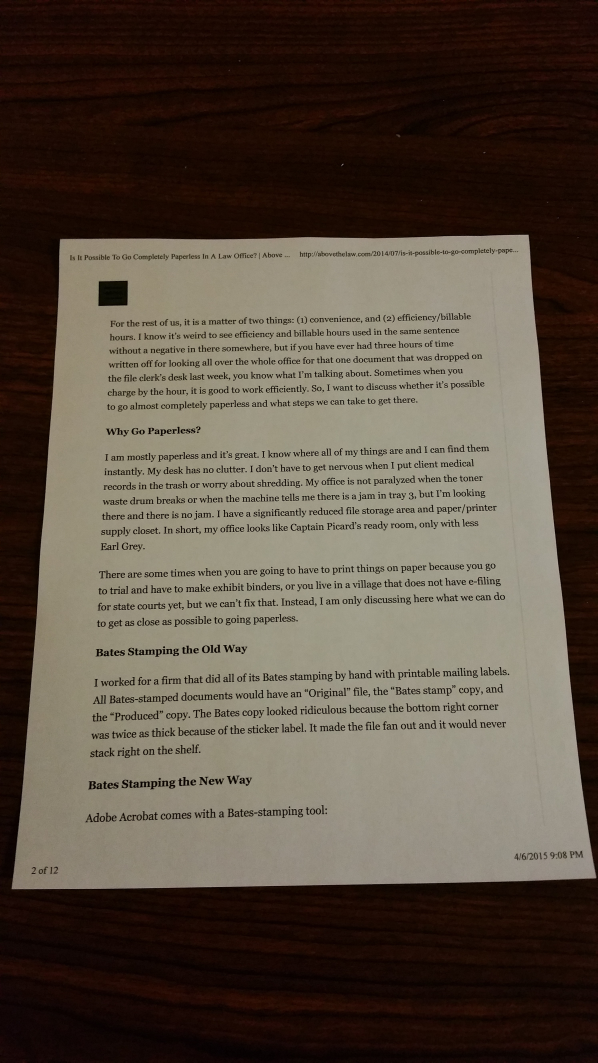
#> input picture server/ocr/input.jpg, 2988 x 5312 px (shown at 1/5 size)
$ python -i scan.py   (imports and definitions only)
#> lines starting #> are read from the running program, lines starting #| are printed output that depends on the picture; after the words box and inside, x2 and y2 are one past the last pixel; in counts of white or black regions, pixels touching at a corner belong together
import cv2  # Replace pyimagesearch imports with OpenCV functions
import numpy as np
from scipy.spatial import distance as dist
from matplotlib.patches import Polygon
import matplotlib.pyplot as plt
import itertools
import math
import os
import base64


class DocScanner(object):
    """An image scanner"""

    def __init__(self, interactive=False, MIN_QUAD_AREA_RATIO=0.25, MAX_QUAD_ANGLE_RANGE=40):
        """
        Args:
            interactive (boolean): If True, user can adjust screen contour before
                transformation occurs in interactive pyplot window.
            MIN_QUAD_AREA_RATIO (float): A contour will be rejected if its corners
                do not form a quadrilateral that covers at least MIN_QUAD_AREA_RATIO
                of the original image. Defaults to 0.25.
            MAX_QUAD_ANGLE_RANGE (int):  A contour will also be rejected if the range
                of its interior angles exceeds MAX_QUAD_ANGLE_RANGE. Defaults to 40.
        """
        self.interactive = interactive
        self.MIN_QUAD_AREA_RATIO = MIN_QUAD_AREA_RATIO
        self.MAX_QUAD_ANGLE_RANGE = MAX_QUAD_ANGLE_RANGE

    def filter_corners(self, corners, min_dist=20):
        """Filters corners that are within min_dist of others"""
        def predicate(representatives, corner):
            return all(dist.euclidean(representative, corner) >= min_dist
                       for representative in representatives)

        filtered_corners = []
        for c in corners:
            if predicate(filtered_corners, c):
                filtered_corners.append(c)
        return filtered_corners

    def angle_between_vectors_degrees(self, u, v):
        """Returns the angle between two vectors in degrees"""
        return np.degrees(
            math.acos(np.dot(u, v) / (np.linalg.norm(u) * np.linalg.norm(v))))

    def get_angle(self, p1, p2, p3):
        """
        Returns the angle between the line segment from p2 to p1
        and the line segment from p2 to p3 in degrees
        """
        a = np.radians(np.array(p1))
        b = np.radians(np.array(p2))
        c = np.radians(np.array(p3))

        avec = a - b
        cvec = c - b

        return self.angle_between_vectors_degrees(avec, cvec)

    def angle_range(self, quad):
        """
        Returns the range between max and min interior angles of quadrilateral.
        The input quadrilateral must be a numpy array with vertices ordered clockwise
        starting with the top left vertex.
        """
        tl, tr, br, bl = quad
        ura = self.get_angle(tl[0], tr[0], br[0])
        ula = self.get_angle(bl[0], tl[0], tr[0])
        lra = self.get_angle(tr[0], br[0], bl[0])
        lla = self.get_angle(br[0], bl[0], tl[0])

        angles = [ura, ula, lra, lla]
        return np.ptp(angles)

    def get_corners(self, img):
        """
        Returns a list of corners ((x, y) tuples) found in the input image. With proper
        pre-processing and filtering, it should output at most 10 potential corners.
        This is a utility function used by get_contours. The input image is expected
        to be rescaled and Canny filtered prior to being passed in.
        """
        # Detect lines using Hough Line Transform
        edges = cv2.Canny(img, 50, 150, apertureSize=3)
        lines = cv2.HoughLinesP(edges, 1, np.pi / 180,
                                threshold=50, minLineLength=50, maxLineGap=10)

        corners = []
        if lines is not None:
            # Process each line and extract endpoints
            for line in lines:
                x1, y1, x2, y2 = line[0]
                corners.append((x1, y1))
                corners.append((x2, y2))

        # Remove corners in close proximity
        corners = self.filter_corners(corners)
        return corners

    def is_valid_contour(self, cnt, IM_WIDTH, IM_HEIGHT):
        """Returns True if the contour satisfies all requirements set at instantitation"""

        return (len(cnt) == 4 and cv2.contourArea(cnt) > IM_WIDTH * IM_HEIGHT * self.MIN_QUAD_AREA_RATIO
                and self.angle_range(cnt) < self.MAX_QUAD_ANGLE_RANGE)

    def order_points(self, pts):
        """
        Orders points in the following order: top-left, top-right, bottom-right, bottom-left.
        """
        rect = np.zeros((4, 2), dtype="float32")

        # Top-left point will have the smallest sum, bottom-right will have the largest sum
        s = pts.sum(axis=1)
        rect[0] = pts[np.argmin(s)]
        rect[2] = pts[np.argmax(s)]

        # Top-right point will have the smallest difference, bottom-left will have the largest difference
        diff = np.diff(pts, axis=1)
        rect[1] = pts[np.argmin(diff)]
        rect[3] = pts[np.argmax(diff)]

        return rect

    def four_point_transform(self, image, pts):
        """
        Performs a perspective transform to obtain a top-down view of the document.
        """
        rect = self.order_points(pts)
        (tl, tr, br, bl) = rect

        # Compute the width of the new image
        widthA = np.sqrt(((br[0] - bl[0]) ** 2) + ((br[1] - bl[1]) ** 2))
        widthB = np.sqrt(((tr[0] - tl[0]) ** 2) + ((tr[1] - tl[1]) ** 2))
        maxWidth = max(int(widthA), int(widthB))

        # Compute the height of the new image
        heightA = np.sqrt(((tr[0] - br[0]) ** 2) + ((tr[1] - br[1]) ** 2))
        heightB = np.sqrt(((tl[0] - bl[0]) ** 2) + ((tl[1] - bl[1]) ** 2))
        maxHeight = max(int(heightA), int(heightB))

        # Construct the destination points for the "birds-eye view"
        dst = np.array([
            [0, 0],
            [maxWidth - 1, 0],
            [maxWidth - 1, maxHeight - 1],
            [0, maxHeight - 1]
        ], dtype="float32")

        # Compute the perspective transform matrix and apply it
        M = cv2.getPerspectiveTransform(rect, dst)
        warped = cv2.warpPerspective(image, M, (maxWidth, maxHeight))

        return warped

    def resize(self, image, height):
        """
        Resizes the image to the specified height while maintaining the aspect ratio.
        """
        (h, w) = image.shape[:2]
        ratio = height / float(h)
        dim = (int(w * ratio), height)

        resized = cv2.resize(image, dim, interpolation=cv2.INTER_AREA)
        return resized

    def get_contour(self, rescaled_image):
        """
        Returns a numpy array of shape (4, 2) containing the vertices of the four corners
        of the document in the image. It considers the corners returned from get_corners()
        and uses heuristics to choose the four corners that most likely represent
        the corners of the document. If no corners were found, or the four corners represent
        a quadrilateral that is too small or convex, it returns the original four corners.
        """

        # these constants are carefully chosen
        MORPH = 9
        CANNY = 84
        HOUGH = 25

        IM_HEIGHT, IM_WIDTH, _ = rescaled_image.shape

        # convert the image to grayscale and blur it slightly
        gray = cv2.cvtColor(rescaled_image, cv2.COLOR_BGR2GRAY)
        gray = cv2.GaussianBlur(gray, (7, 7), 0)

        # dilate helps to remove potential holes between edge segments
        kernel = cv2.getStructuringElement(cv2.MORPH_RECT, (MORPH, MORPH))
        dilated = cv2.morphologyEx(gray, cv2.MORPH_CLOSE, kernel)

        # find edges and mark them in the output map using the Canny algorithm
        edged = cv2.Canny(dilated, 0, CANNY)
        test_corners = self.get_corners(edged)

        approx_contours = []

        if len(test_corners) >= 4:
            quads = []

            for quad in itertools.combinations(test_corners, 4):
                points = np.array(quad)
                points = self.order_points(points)
                points = np.array([[p] for p in points], dtype="int32")
                quads.append(points)

            # get top five quadrilaterals by area
            quads = sorted(quads, key=cv2.contourArea, reverse=True)[:5]
            # sort candidate quadrilaterals by their angle range, which helps remove outliers
            quads = sorted(quads, key=self.angle_range)

            approx = quads[0]
            if self.is_valid_contour(approx, IM_WIDTH, IM_HEIGHT):
                approx_contours.append(approx)

            # for debugging: uncomment the code below to draw the corners and countour found
            # by get_corners() and overlay it on the image

            # cv2.drawContours(rescaled_image, [approx], -1, (20, 20, 255), 2)
            # plt.scatter(*zip(*test_corners))
            # plt.imshow(rescaled_image)
            # plt.show()

        # also attempt to find contours directly from the edged image, which occasionally
        # produces better results
        (cnts, hierarchy) = cv2.findContours(
            edged.copy(), cv2.RETR_EXTERNAL, cv2.CHAIN_APPROX_SIMPLE)
        cnts = sorted(cnts, key=cv2.contourArea, reverse=True)[:5]

        # loop over the contours
        for c in cnts:
            # approximate the contour
            approx = cv2.approxPolyDP(c, 80, True)
            if self.is_valid_contour(approx, IM_WIDTH, IM_HEIGHT):
                approx_contours.append(approx)
                break

        # If we did not find any valid contours, just use the whole image
        if not approx_contours:
            TOP_RIGHT = (IM_WIDTH, 0)
            BOTTOM_RIGHT = (IM_WIDTH, IM_HEIGHT)
            BOTTOM_LEFT = (0, IM_HEIGHT)
            TOP_LEFT = (0, 0)
            screenCnt = np.array(
                [[TOP_RIGHT], [BOTTOM_RIGHT], [BOTTOM_LEFT], [TOP_LEFT]])

        else:
            screenCnt = max(approx_contours, key=cv2.contourArea)

        return screenCnt.reshape(4, 2)

    def interactive_get_contour(self, screenCnt, rescaled_image):
        """
        Allows the user to manually adjust the contour points using matplotlib.
        """
        poly = Polygon(screenCnt, animated=True, fill=False,
                       color="yellow", linewidth=5)
        fig, ax = plt.subplots()
        ax.add_patch(poly)
        ax.set_title(('Drag the corners of the box to the corners of the document. \n'
                      'Close the window when finished.'))

        # Replace poly_i.PolygonInteractor with manual adjustment using matplotlib
        def on_click(event):
            if event.button == 1:  # Left mouse button
                for i, point in enumerate(screenCnt):
                    if np.linalg.norm([event.xdata - point[0], event.ydata - point[1]]) < 10:
                        screenCnt[i] = [event.xdata, event.ydata]
                        poly.set_xy(screenCnt)
                        fig.canvas.draw_idle()

        fig.canvas.mpl_connect('button_press_event', on_click)
        plt.imshow(rescaled_image)
        plt.show()

        return screenCnt

    def scan(self, image_path):
#> called with image_path = '../../ocr/input.jpg'
        RESCALED_HEIGHT = 500.0

        # Check if the image file exists
        if not os.path.exists(image_path):
            print(f"Error: The file '{image_path}' does not exist.")
            return

        # Load the image and compute the ratio of the old height to the new height
        image = cv2.imread(image_path)
#> image is the input picture: shape (5312, 2988, 3); mean B, G, R 66.8, 78.9, 90.4

        # Handle cases where the image could not be read
        if image is None:
            print(
                f"Error: Unable to read the file '{image_path}'. Please check the file path or file integrity.")
            return

        ratio = image.shape[0] / RESCALED_HEIGHT
#> ratio = 10.62
        orig = image.copy()
        rescaled_image = self.resize(image, height=int(RESCALED_HEIGHT))
#> in resize, `resized = cv2.resize(image, dim, interpolation=cv2.INTER_AREA)`:
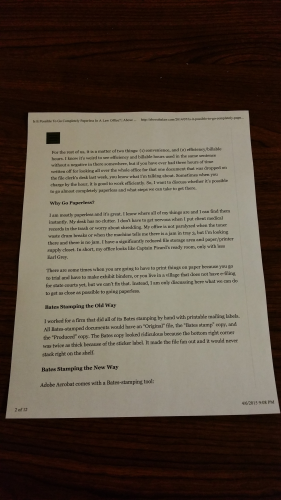
#> resized: shape (500, 281, 3); mean B, G, R 66.8, 78.9, 90.4

        # get the contour of the document
        screenCnt = self.get_contour(rescaled_image)
#> in get_contour, `dilated = cv2.morphologyEx(gray, cv2.MORPH_CLOSE, kernel)`:
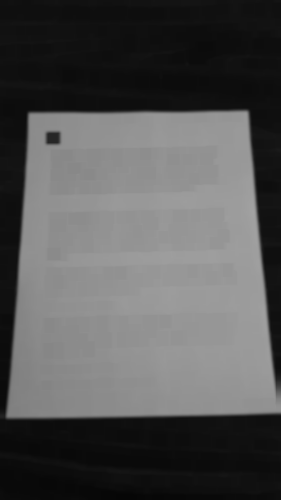
#> dilated: shape (500, 281); min 6, max 162, mean 84.3
#> in get_contour, `edged = cv2.Canny(dilated, 0, CANNY)`:
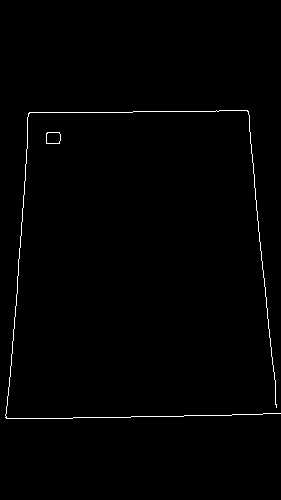
#> edged: shape (500, 281); 0.82% white in thin lines or dots, all inside (x1, y1, x2, y2) = (5, 110, 281, 419)
#> in get_corners, `edges = cv2.Canny(img, 50, 150, apertureSize=3)`:
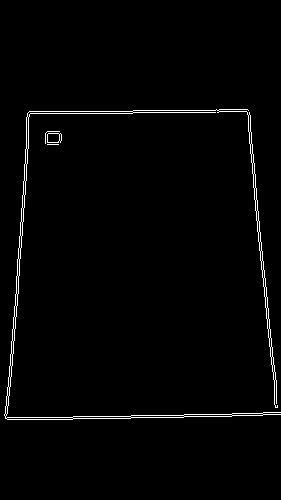
#> edges: shape (500, 281); 1.6% white in thin lines or dots, all inside (x1, y1, x2, y2) = (4, 109, 281, 420)
#> in get_corners, `lines = cv2.HoughLinesP(edges, 1, np.pi / 180, threshold=50, minLineLe..`: lines = [[252, 173, 277, 414], [254, 173, 276, 390], [12, 365, 28, 135], [12, 340, 26, 139], [5, 418, 202, 414], [77, 111, 190, 110], [68, 113, 124, 113], [20, 419, 231, 416], [6, 415, 13, 317], [248, 125, 255, 200], [196, 110, 247, 109], [248, 110, 257, 200]]
#> the loop in get_corners, `for line in lines:` made 12 passes
#> after the loop in get_corners, `for line in lines:`: corners = [(252, 173), (277, 414), (254, 173), (276, 390), (12, 365), (28, 135), (12, 340), (26, 139), (5, 418), (202, 414), (77, 111), (190, 110), (68, 113), (124, 113), (20, 419), (231, 416), (6, 415), (13, 317), (248, 125), (255, 200), (196, 110), (247, 109), (248, 110), (257, 200)]
#> the loop in filter_corners, `for c in corners:` made 24 passes
#> after the loop in filter_corners, `for c in corners:`: filtered_corners = [(252, 173), (277, 414), (276, 390), (12, 365), (28, 135), (12, 340), (5, 418), (202, 414), (77, 111), (190, 110), (124, 113), (231, 416), (13, 317), (248, 125), (255, 200)]
#> in get_corners, `corners = self.filter_corners(corners)`: corners has the same summary as filtered_corners in filter_corners
#> in get_contour, `test_corners = self.get_corners(edged)`: test_corners has the same summary as filtered_corners in filter_corners
#> the loop in get_contour, `for quad in itertools.combinations(test_corners, 4):` made 1365 passes
#> (quad, points, s in order_points, diff in order_points) on passes 1 to 3: (((252, 173), (277, 414), (276, 390), (12, 365)), [[12, 365], [252, 173], [277, 414], [12, 365]], [425, 691, 666, 377], [-79, 137, 114, 353]), (((252, 173), (277, 414), (276, 390), (28, 135)), [[28, 135], [252, 173], [277, 414], [277, 414]], [425, 691, 666, 163], [-79, 137, 114, 107]), (((252, 173), (277, 414), (276, 390), (12, 340)), [[12, 340], [252, 173], [277, 414], [12, 340]], [425, 691, 666, 352], [-79, 137, 114, 328])
#> after the loop in get_contour, `for quad in itertools.combinations(test_corners, 4):`: quads = 1365 contours, 45 with area under 20; largest, box (x1, y1, x2, y2) and area: (5, 125, 278, 419) 70377, (5, 125, 277, 419) 67314, (5, 111, 278, 419) 66114, (5, 135, 278, 419) 64959, (5, 110, 278, 419) 64154
#> in get_contour, `quads = sorted(quads, key=cv2.contourArea, reverse=True)[:5]`: quads = 5 contours; box (x1, y1, x2, y2) and area: (5, 125, 278, 419) 70377, (5, 125, 277, 419) 67314, (5, 111, 278, 419) 66114, (5, 135, 278, 419) 64959, (5, 110, 278, 419) 64154
#> in angle_range, `tl, tr, br, bl = quad`: tl = [[28, 135]]; tr = [[248, 125]]; br = [[277, 414]]; bl = [[5, 418]]
#> in get_angle, `a = np.radians(np.array(p1))`: a = [0.489, 2.36]
#> in get_angle, `b = np.radians(np.array(p2))`: b = [4.33, 2.18]
#> in get_angle, `c = np.radians(np.array(p3))`: c = [4.83, 7.23]
#> in get_angle, `avec = a - b`: avec = [-3.84, 0.175]
#> in get_angle, `cvec = c - b`: cvec = [0.506, 5.04]
#> in angle_range, `ura = self.get_angle(tl[0], tr[0], br[0])`: ura = 93.13
#> in angle_range, `ula = self.get_angle(bl[0], tl[0], tr[0])`: ula = 97.25
#> in angle_range, `lra = self.get_angle(tr[0], br[0], bl[0])`: lra = 85.11
#> in angle_range, `lla = self.get_angle(br[0], bl[0], tl[0])`: lla = 84.51
#> in angle_range, `angles = [ura, ula, lra, lla]`: angles = [93.13, 97.25, 85.11, 84.51]
#> in get_contour, `approx = quads[0]`: approx = [[28, 135], [248, 125], [277, 414], [5, 418]]
#> in get_contour, `(cnts, hierarchy) = cv2.findContours( edged.copy(), cv2.RETR_EXTERNAL,..`: cnts = 2 contours, 1 with area under 20; largest, box (x1, y1, x2, y2) and area: (46, 132, 61, 144) 150
#> the loop in get_contour, `for c in cnts:` made 2 passes
#> approx on pass 1: [[46, 133]]
#> after the loop in get_contour, `for c in cnts:`: approx_contours = [[[28, 135], [248, 125], [277, 414], [5, 418]]]
#> in get_contour, `screenCnt = max(approx_contours, key=cv2.contourArea)`: screenCnt = [[28, 135], [248, 125], [277, 414], [5, 418]]
#> screenCnt = [[28, 135], [248, 125], [277, 414], [5, 418]]

        if self.interactive:
            screenCnt = self.interactive_get_contour(screenCnt, rescaled_image)

        # apply the perspective transformation
        warped = self.four_point_transform(orig, screenCnt * ratio)
#> in four_point_transform, `rect = self.order_points(pts)`: rect = [[297.5, 1434.2], [2634.8, 1328], [2942.8, 4398.3], [53.12, 4440.8]]
#> in four_point_transform, `(tl, tr, br, bl) = rect`: tl = [297.5, 1434.2]; tr = [2634.8, 1328]; br = [2942.8, 4398.3]; bl = [53.12, 4440.8]
#> in four_point_transform, `widthA = np.sqrt(((br[0] - bl[0]) ** 2) + ((br[1] - bl[1]) ** 2))`: widthA = 2890
#> in four_point_transform, `widthB = np.sqrt(((tr[0] - tl[0]) ** 2) + ((tr[1] - tl[1]) ** 2))`: widthB = 2339.7
#> in four_point_transform, `maxWidth = max(int(widthA), int(widthB))`: maxWidth = 2890
#> in four_point_transform, `heightA = np.sqrt(((tr[0] - br[0]) ** 2) + ((tr[1] - br[1]) ** 2))`: heightA = 3085.8
#> in four_point_transform, `heightB = np.sqrt(((tl[0] - bl[0]) ** 2) + ((tl[1] - bl[1]) ** 2))`: heightB = 3016.5
#> in four_point_transform, `maxHeight = max(int(heightA), int(heightB))`: maxHeight = 3085
#> in four_point_transform, `dst = np.array([ [0, 0], [maxWidth - 1, 0], [maxWidth - 1, maxHeight -..`: dst = [[0, 0], [2889, 0], [2889, 3084], [0, 3084]]
#> in four_point_transform, `M = cv2.getPerspectiveTransform(rect, dst)`: M = [[1.44, 0.117, -595.4], [0.0653, 1.44, -2079.8], [1.56e-05, 8.88e-05, 1]]
#> in four_point_transform, `warped = cv2.warpPerspective(image, M, (maxWidth, maxHeight))`:
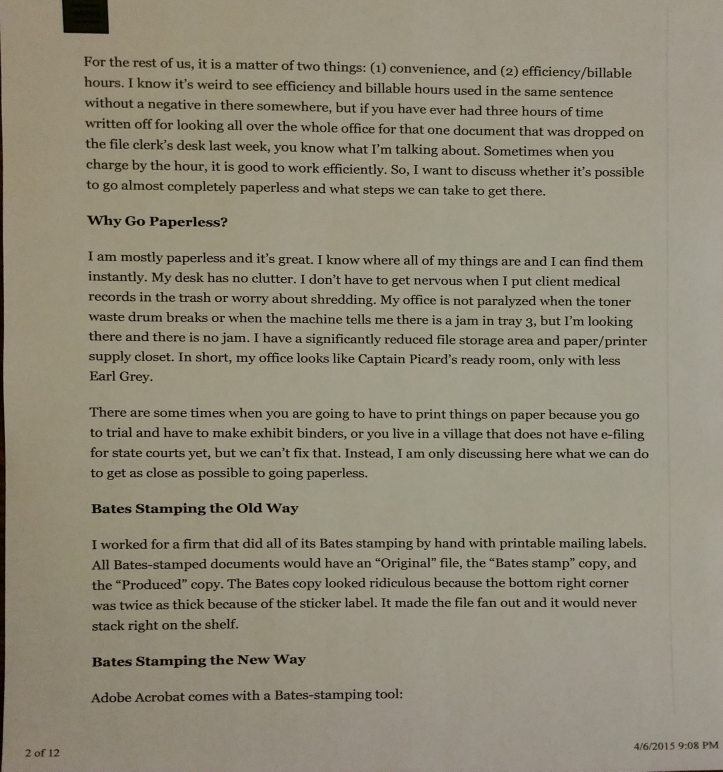
#> warped: shape (3085, 2890, 3) (shown at 1/4 size); mean B, G, R 122.5, 140.1, 146.3

        # convert the warped image to grayscale
        gray = cv2.cvtColor(warped, cv2.COLOR_BGR2GRAY)
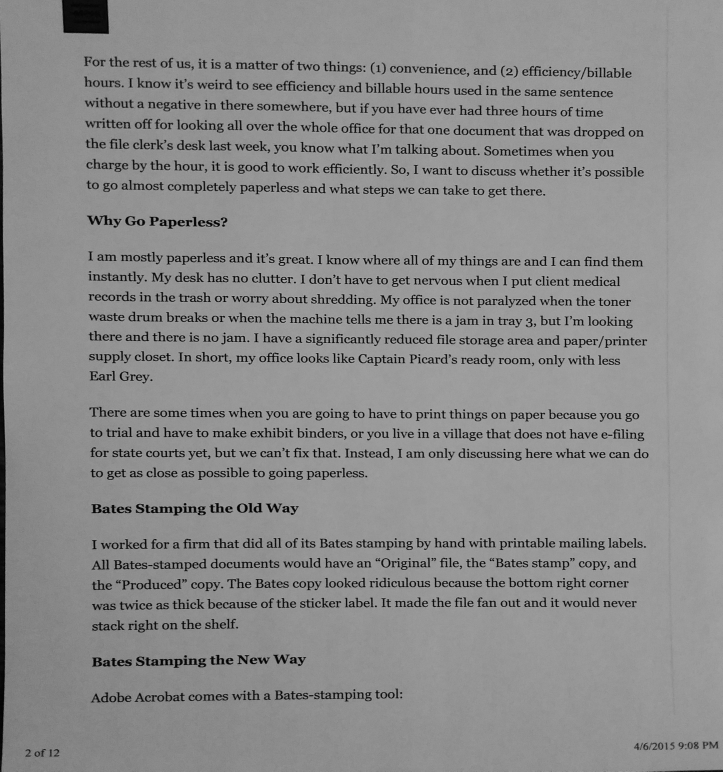
#> gray: shape (3085, 2890) (shown at 1/4 size); min 0, max 210, mean 139.9

        # sharpen image
        sharpen = cv2.GaussianBlur(gray, (0, 0), 3)
        sharpen = cv2.addWeighted(gray, 1.5, sharpen, -0.5, 0)

        # apply adaptive threshold to get black and white effect
        thresh = cv2.adaptiveThreshold(
            sharpen, 255, cv2.ADAPTIVE_THRESH_GAUSSIAN_C, cv2.THRESH_BINARY, 21, 15)
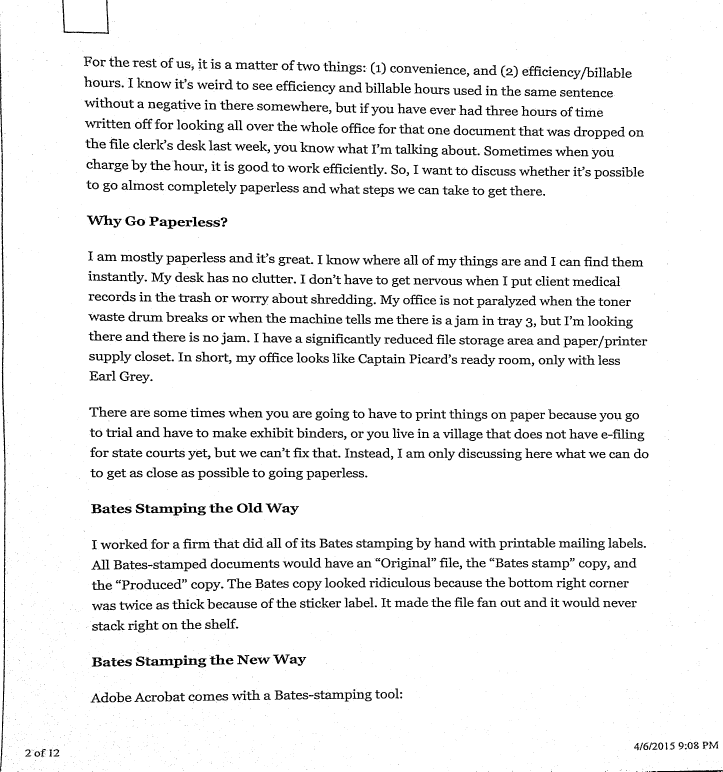
#> thresh: shape (3085, 2890) (shown at 1/4 size); 93.8% white; 3344 black regions (1795 under 20 px), largest, box (x1, y1, x2, y2) and area: (0, 116, 23, 3085) 12834, (249, 0, 436, 136) 2089, (347, 861, 453, 900) 1610

        # Functino to get the extension of the original image
        def get_ext(f): return os.path.splitext(f)[1].lower()
        return self.cv2_to_base64(thresh, get_ext(image_path))

    def cv2_to_base64(self, image, ext):
        # Encode the image to a memory buffer
        _, buffer = cv2.imencode(ext, image)
        # Convert the buffer to a Base64 string
        base64_str = base64.b64encode(buffer).decode('utf-8')
        return base64_str

>>> result = DocScanner().scan('../../ocr/input.jpg')
